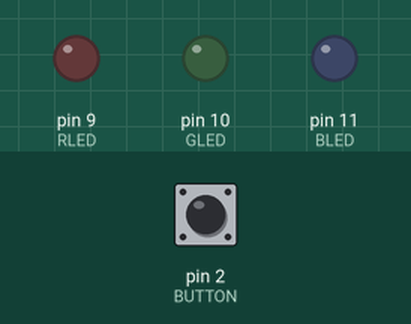
The sketch below on a simulated Arduino Uno, built with avr-gcc and run on an emulated ATmega328P. On the bench: output pins drawn as LEDs (lit = HIGH). The inputs (shaded band) are chosen by the test bench; at power-on: pin 2 (BUTTON) LOW.

Above: at 1.2 s.
1.3 s: pin 2 (BUTTON) pulled HIGH for 0.15 s
At 2.5 s:
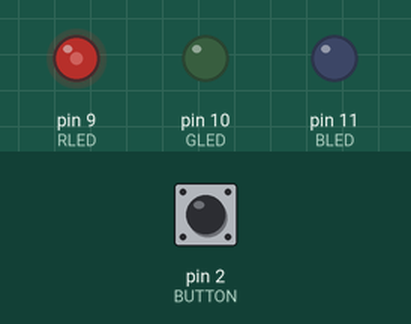
3.0 s: pin 2 (BUTTON) pulled HIGH for 1 s
At 5.2 s:
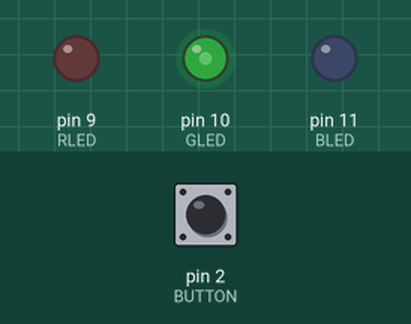
5.5 s: pin 2 (BUTTON) pulled HIGH for 0.15 s
At 6.9 s:
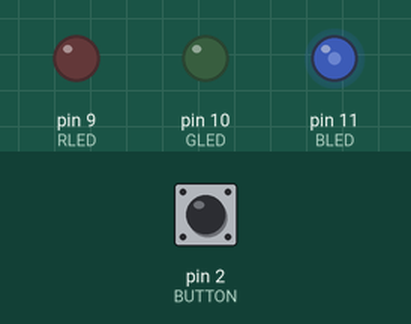
7.2 s: pin 2 (BUTTON) pulled HIGH for 3.2 s
At 7.9 s:
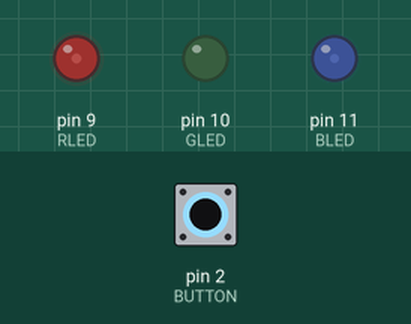
11.9 s: pin 2 (BUTTON) pulled HIGH for 0.15 s
At 13.1 s:
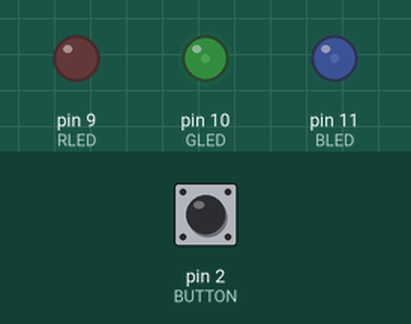
13.5 s: pin 2 (BUTTON) pulled HIGH for 1 s
At 15.1 s:
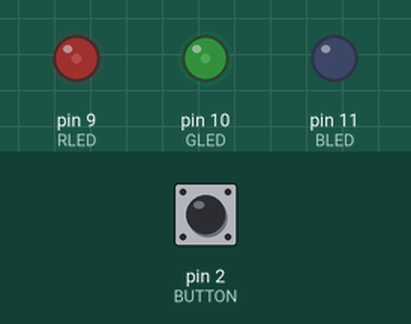
Timing chart, 0 to 16.6 s (numbered marks = the images above; inputs shaded):
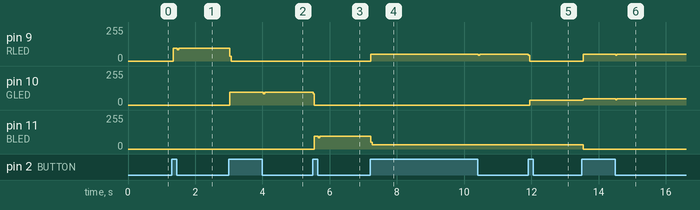

Measured:
- after the input at 1.3 s, pin 9 (RLED): 0/255 → 97/255 after 0.05 s
- after the input at 3.0 s, pin 9 (RLED): 97/255 → 0/255 at once; pin 10 (GLED): 0/255 → 96/255 at once
- after the input at 5.5 s, pin 10 (GLED): 96/255 → 0/255 at once; pin 11 (BLED): 0/255 → 95/255 after 0.05 s
- after the input at 7.2 s, pin 9 (RLED): 0/255 → 49/255 at once; pin 11 (BLED): 95/255 → 32/255 at once
- after the input at 11.9 s, pin 9 (RLED): 49/255 → 0/255 at once; pin 10 (GLED): 0/255 → 37/255 after 0.05 s
- after the input at 13.5 s, pin 9 (RLED): 0/255 → 49/255 after 0.05 s; pin 10 (GLED): 37/255 → 47/255 after 0.05 s; pin 11 (BLED): 32/255 → 0/255 after 0.05 s

The sketch:

RGB_Button_select_color.ino
```cpp
// Toggling LED nightlight

const int BLED=11;      // Blue LED on pin 11
const int GLED=10;      // Green LED on pin 10
const int RLED=9;       // Red LED on pin 9
const int BUTTON=2;     // Button on pin 2

boolean lastButton = LOW;     // Last button state
boolean currentButton = LOW;  // Current button state
int ledMode = 0;        // Cycle between LED states

void setup()
{
  pinMode (BLED, OUTPUT);   // Set blue LED as output
  pinMode (GLED, OUTPUT);   // Set green LED as output
  pinMode (RLED, OUTPUT);   // Set red LED as output
  pinMode (BUTTON, INPUT);  // Set button as input
}

// Debouncing function, pass it the previous button state, get back the current button state

boolean debounce(boolean last)
{
  boolean current = digitalRead(BUTTON);  //Read the button state
  if (last != current)    // If it is different
  {
    delay(5);   // Wait 5ms
    current = digitalRead(BUTTON);  // Read it again
  }
  return current;   // Return the current value
}

// LED mode selection, pass a number for the LED state, and set it accordingly

void setMode(int mode)
{
  // RED
  if (mode == 1)
  {
    digitalWrite(RLED, HIGH);
    digitalWrite(GLED, LOW);
    digitalWrite(BLED, LOW);
  }

  // GREEN
  if (mode == 2)
  {
    digitalWrite(RLED, LOW);
    digitalWrite(GLED, HIGH);
    digitalWrite(BLED, LOW);
  }

  // BLUE
  if (mode == 3)
  {
    digitalWrite(RLED, LOW);
    digitalWrite(GLED, LOW);
    digitalWrite(BLED, HIGH);
  }

  // PURPLE (RED+BLUE)
  if (mode == 4)
  {
    analogWrite(RLED, 127);
    analogWrite(GLED, 0);
    analogWrite(BLED, 127);
  }

  // TEAL (BLUE+GREEN)
  if (mode == 5)
  {
    analogWrite(RLED, 0);
    analogWrite(GLED, 127);
    analogWrite(BLED, 127);
  }

  // ORANGE (GREEN+RED)
  if (mode == 6)
  {
    analogWrite(RLED, 127);
    analogWrite(GLED, 127);
    analogWrite(BLED, 0);
  }

  // WHITE (BLUE+GREEN+RED)
  if (mode == 7)
  {
    analogWrite(RLED, 85);
    analogWrite(GLED, 85);
    analogWrite(BLED, 85);
  }

  // OFF (MODE=0)
  else
  {
    digitalWrite(RLED, LOW);
    digitalWrite(GLED, LOW);
    digitalWrite(BLED, LOW);
  }
}

void loop()
{
  currentButton = debounce(lastButton);     // Read debounced state
  if (lastButton == LOW && currentButton == HIGH)  // If it was pressed
  {
    ledMode++;    // Increment LED value
  }
  lastButton = currentButton;   // Reset button value
  // If you've cycled through the different modes, reset the counter to 0
  if (ledMode == 8) ledMode = 0;
  setMode(ledMode);     // change the led status
}
```
